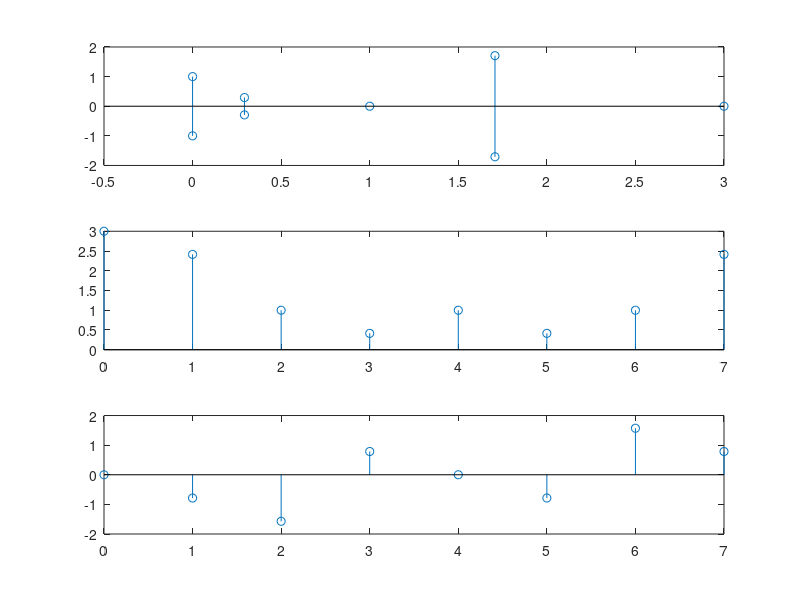

Reproduce this figure in MATLAB.
xn = [1 1 1];
N = 8; %input('N-point DFT. N = ')
L = length(xn);
if (N < L)
    error('N must be greater than L');
end
xn = [xn, zeros(1,N-L)];
for k = 0: N-1
    for n = 0: N-1
        Wn = exp(-1i * 2 * pi * k * n / N);
        TF(k + 1, n + 1) = Wn;
    end
end

Xk = TF * xn.';
k = 0:N-1;
subplot(3,1,1);
stem(real(Xk),imag(Xk));
subplot(3,1,2);
stem(k, abs(Xk));
subplot(3,1,3);
stem(k, angle(Xk));